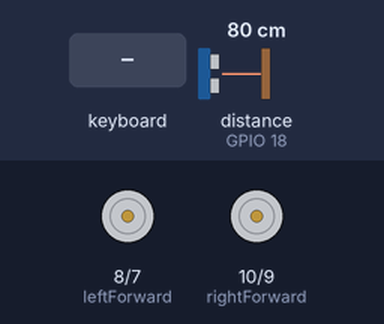
Bench run of a program on a simulated Raspberry Pi (BCM pin numbers). Shown: motor-driver pin pairs drawn as motors (green arrow = first pin HIGH = forward, orange = second pin HIGH = backward, longer = more drive). Inputs (shaded band) come from the test bench; at power-on: distance to the obstacle (sensor on GPIO 18) 80 cm. The echo pulse lasts 58.3 µs per cm; the clock reads 2024-03-15 10:24:30 at power-on unless the program sets it; what the program prints to the terminal is not drawn.

Above: at 1.2 s.
1.3 s: key up typed on the keyboard
At 2.3 s:
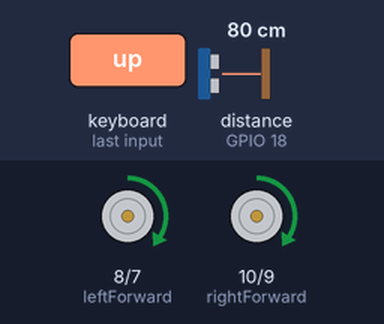
2.9 s: key down typed on the keyboard
At 3.3 s:
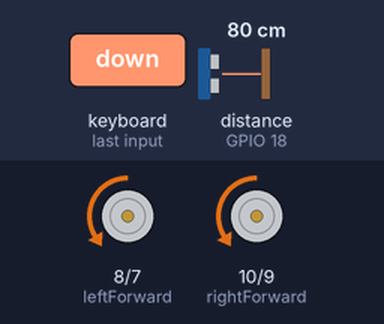
4.4 s: key left typed on the keyboard
At 5.6 s:
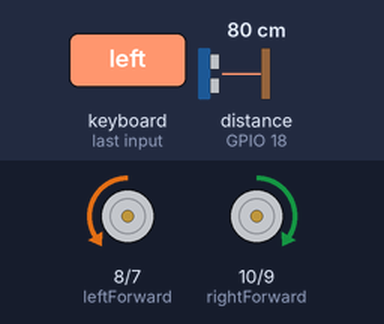
5.9 s: key right typed on the keyboard
At 6.8 s:
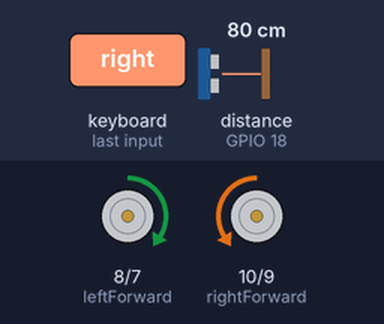
Timing chart, 0 to 8.4 s (numbered marks = the images above; inputs shaded):
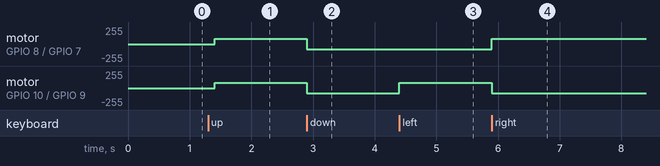

The program:

robot.py
```python
import RPi.GPIO as GPIO
import time
import curses

GPIO.setmode(GPIO.BCM)
GPIO.setwarnings(False)

# set up pins
leftBackward = 7
leftForward = 8
rightBackward = 9
rightForward = 10
pinTrigger = 17
pinEcho = 18

# set pin mode
GPIO.setup(leftBackward, GPIO.OUT)
GPIO.setup(leftForward, GPIO.OUT)
GPIO.setup(rightBackward, GPIO.OUT)
GPIO.setup(rightForward, GPIO.OUT)
GPIO.setup(pinTrigger, GPIO.OUT)
GPIO.setup(pinEcho, GPIO.IN)

# settings for motor speed
frequency = 20  # how many on/off per sec
duty_cycle = 30  # % how long pin stays on during cycle
stop = 0  # motors will not turn

# set pulse-width modulation
pwm_left_backward = GPIO.PWM(leftBackward, frequency)
pwm_left_forward = GPIO.PWM(leftForward, frequency)
pwm_right_backward = GPIO.PWM(rightBackward, frequency)
pwm_right_forward = GPIO.PWM(rightForward, frequency)

def start_pwm():
    pwm_left_backward.start(stop)  # initilaise not moving
    pwm_left_forward.start(stop)
    pwm_right_backward.start(stop)
    pwm_right_forward.start(stop)

def turn_off_motors():
    pwm_left_backward.ChangeDutyCycle(stop)
    pwm_left_forward.ChangeDutyCycle(stop)
    pwm_right_backward.ChangeDutyCycle(stop)
    pwm_right_forward.ChangeDutyCycle(stop)

def forward():
    pwm_left_backward.ChangeDutyCycle(stop)
    pwm_left_forward.ChangeDutyCycle(duty_cycle)
    pwm_right_backward.ChangeDutyCycle(stop)
    pwm_right_forward.ChangeDutyCycle(duty_cycle)

def backward():
    pwm_left_backward.ChangeDutyCycle(duty_cycle)
    pwm_left_forward.ChangeDutyCycle(stop)
    pwm_right_backward.ChangeDutyCycle(duty_cycle)
    pwm_right_forward.ChangeDutyCycle(stop)

def left():
    pwm_left_backward.ChangeDutyCycle(duty_cycle)
    pwm_left_forward.ChangeDutyCycle(stop)
    pwm_right_backward.ChangeDutyCycle(stop)
    pwm_right_forward.ChangeDutyCycle(duty_cycle)

def right():
    pwm_left_backward.ChangeDutyCycle(stop)
    pwm_left_forward.ChangeDutyCycle(duty_cycle)
    pwm_right_backward.ChangeDutyCycle(duty_cycle)
    pwm_right_forward.ChangeDutyCycle(stop)

def exit():
    turn_off_motors()
    curses.endwin()
    GPIO.cleanup()

def check_distance():
    GPIO.output(pinTrigger, 0)
    time.sleep(0.1)  # allow to settle
    # send pulse to trigger
    GPIO.output(pinTrigger, 1)
    time.sleep(0.00001) # 10 us
    GPIO.output(pinTrigger, 0)
    start_time = time.time()
    # reset start time until echo is taken high
    while GPIO.input(pinEcho) == 0:
        start_time = time.time()

    # stop when echo pin is no longer high
    while GPIO.input(pinEcho) == 1:
        stop_time = time.time()
        if stop_time - start_time >= 0.04:
            stop_time = start_time
            break

    elapsed_time = stop_time - start_time
    distance = elapsed_time *34326 / 2  # in cm
    return distance

def too_close():
    return check_distance() < 10

start_pwm()
print("Control robot with arrow keys, press Q to quit.\n")
screen = curses.initscr()
curses.cbreak()
screen.keypad(1)
key = ''

while True:
    key = screen.getch()

    if key == curses.KEY_UP:
        if not too_close():
            forward()
        else:
            right()  # turn right if too close to something
        time.sleep(0.1)
    elif key == curses.KEY_DOWN:
        backward()
        time.sleep(0.1)
    elif key == curses.KEY_LEFT:
        left()
        time.sleep(0.1)
    elif key == curses.KEY_RIGHT:
        right()
        time.sleep(0.1)
    elif key == ord('s'):
        turn_off_motors()
    elif key == ord('q'):
        break

#reset and turn off motors
exit()
```

Measured:
- after the input at 1.3 s, motor on GPIO 8 (leftForward) / GPIO 7 (leftBackward), motor on GPIO 10 (rightForward) / GPIO 9 (rightBackward): stopped → forward 77/255 after 0.11 s
- after the input at 2.9 s, motor on GPIO 8 (leftForward) / GPIO 7 (leftBackward), motor on GPIO 10 (rightForward) / GPIO 9 (rightBackward): forward 77/255 → backward 77/255 at once
- after the input at 4.4 s, motor on GPIO 10 (rightForward) / GPIO 9 (rightBackward): backward 77/255 → forward 77/255 at once
- after the input at 5.9 s, motor on GPIO 8 (leftForward) / GPIO 7 (leftBackward): backward 77/255 → forward 77/255 at once; motor on GPIO 10 (rightForward) / GPIO 9 (rightBackward): forward 77/255 → backward 77/255 at once
